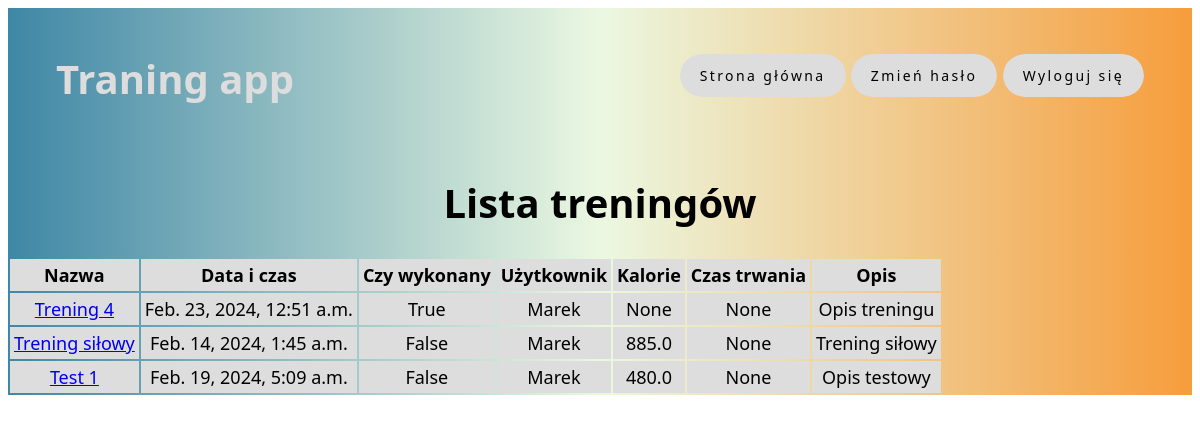
Before: /traningapp/list_of_training/ (signed in) with the older database file.
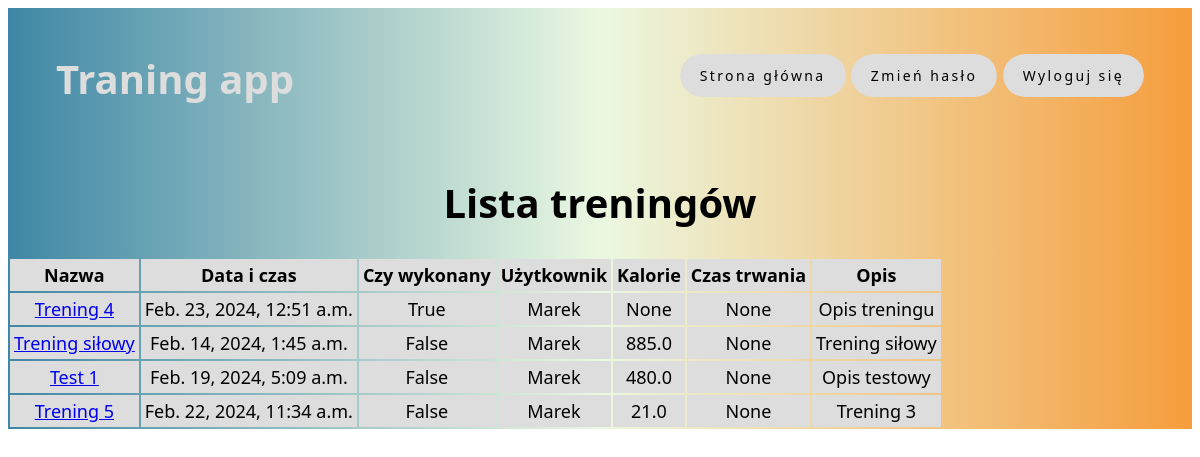
After: the same page with the newer database file.
### traningapp/models.py (models this page shows, shortened)
class Training(models.Model):
    name = models.CharField(max_length=100,null=True)
    datetime = models.DateTimeField()
    executed = models.BooleanField(default=False)
    all_calories = models.FloatField(null=True)
    user = models.ForeignKey(User, on_delete=models.CASCADE, null=True)
    description = models.TextField(blank=True)
    duration = models.FloatField(null=True)
    exercises = models.ManyToManyField('Exercise', through='TrainingExercise')

### traningapp/views.py (the view)
# urls.py: path('list_of_training/', list_of_training, name='list_of_training'),
@login_required
def list_of_training(request):
    current_user = request.user
    trainings = Training.objects.filter(user=current_user)
    return render(request, 'list_of_training.html', {'trainings': trainings})

### templates/list_of_training.html
{% extends 'base.html' %}
{% block content %}
<body>
    <div style="justify-content: center; text-align: center ">
    <h1>Lista treningów</h1>
    <table>
        <thead>
            <tr>
                <th class="tab1">Nazwa</th>
                <th class="tab1">Data i czas</th>
                <th class="tab1">Czy wykonany</th>
                <th class="tab1">Użytkownik</th>
                <th class="tab1">Kalorie</th>
                <th class="tab1">Czas trwania</th>
                <th class="tab1">Opis</th>
            </tr>
        </thead>
        <tbody>
            {% for training in trainings %}
            <tr>
                <td class="tab1"><a href="{% url 'training_exercises' training_id=training.id %}">{{ training.name }}</a></td>
                <td class="tab1">{{ training.datetime }}</td>
                <td class="tab1">{{ training.executed }}</td>
                <td class="tab1">{{ training.user }}</td>
                <td class="tab1">{{ training.all_calories }}</td>
                <td class="tab1">{{ training.duration }}</td>
                <td class="tab1">{{ training.description }}</td>
            </tr>
            {% endfor %}
        </tbody>
    </table>
    </div>
</body>
{% endblock %}

Changed rows visible on the page:
added Training: name "Trening 5", datetime "Feb. 22, 2024, 11:34 a.m.", executed "False", user "Marek", all_calories "21.0", duration "None", description "Trening 3"
